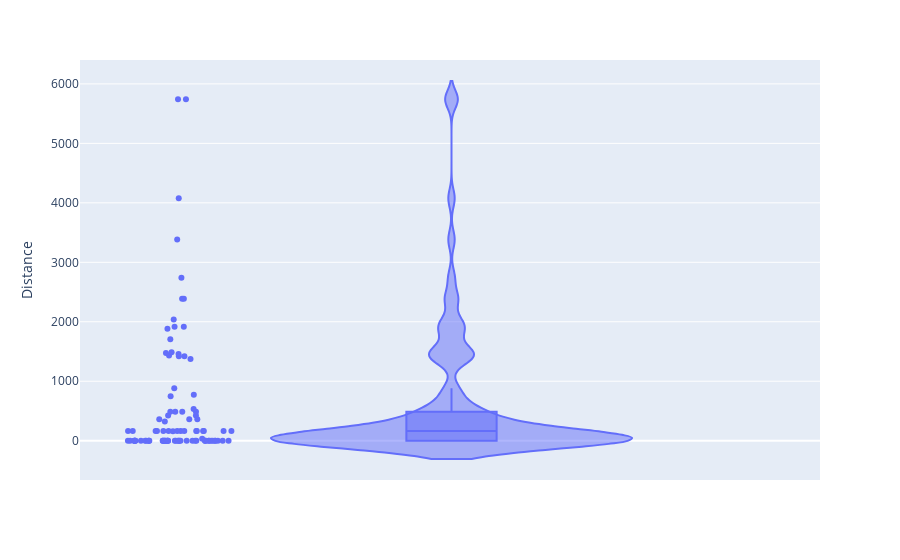
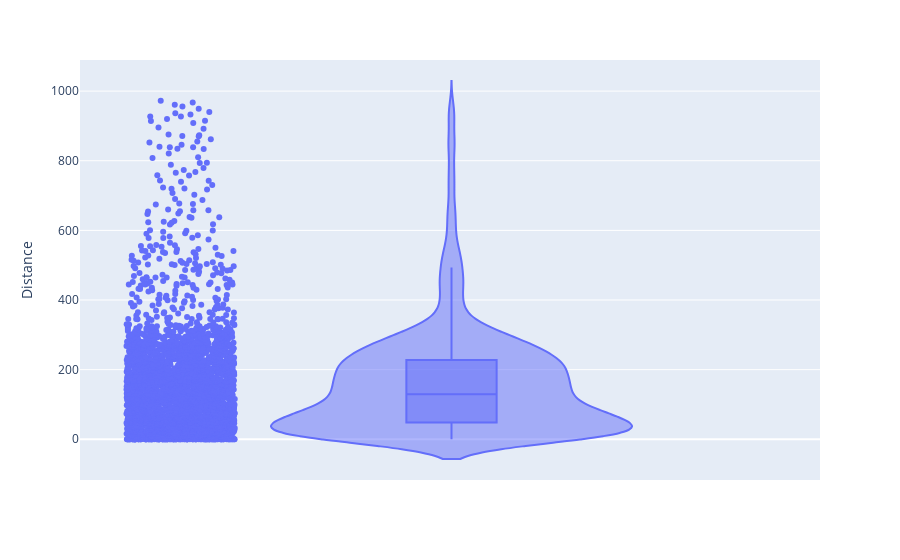

Notebook source saved alongside these figures, in order:
### Code cell
distances_array = calculate_distances_from_reactions(samples_add_loopless_gapsplit, samples_add_loopless_gapsplit_loopless_solutions, ec_cobra_model_biomass_obj_0_opt)
violin_plot_samples_distances(distances_array)


distances_array = calculate_distances_from_samples(samples_add_loopless_gapsplit, samples_add_loopless_gapsplit_loopless_solutions, ec_cobra_model_biomass_obj_0_opt)
violin_plot_samples_distances(distances_array)

### Figure 1 — Plotly figure (JSON) as saved in the notebook; plotly's stock layout.template omitted (floating-point values rounded to 4 significant figures)
{"data": [{"alignmentgroup": "True", "box": {"visible": true}, "hovertemplate": "Distance=%{y}<extra></extra>", "legendgroup": "", "marker": {"color": "#636efa"}, "name": "", "offsetgroup": "", "orientation": "v", "points": "all", "scalegroup": "True", "showlegend": false, "type": "violin", "x0": " ", "xaxis": "x", "y": [1457.0, 2.818e-12, 487.0, 162.3, 487.0, 3.505e-12, 2.407e-12, 162.3, 5.072e-12, 2.711e-12, 2.391e-12, 3.775e-12, 1473.0, 162.3, 162.3, 4077.0, 1373.0, 2.44e-12, 1915.0, 1915.0, 361.3, 1705.0, 3.407e-12, 1881.0, 5.757e-13, 1.783e-12, 1.412e-11, 324.7, 162.3, 162.3, 2386.0, 3.58e-12, 2.143e-12, 162.3, 2386.0, 2.3e-12, 158.8, 361.3, 162.3, 2740.0, 162.3, 162.3, 162.3, 0, 0, 0, 1.392e-11, 0, 0, 0, 0, 0, 0, 0, 7.966e-11, 7.915e-11, 0, 0, 4.644e-12, 1.047e-12, 6.28e-12, 0, 0, 162.3, 1488.0, 5741.0, 5741.0, 33.47, 0, 162.3, 0, 487.0, 162.3, 1.256e-15, 2039.0, 0, 1419.0, 1433.0, 1419.0, 2.246e-12, 487.0, 1.59e-11, 361.3, 425.2, 3.06e-12, 425.2, 0, 773.9, 880.7, 748.3, 162.3, 3382.0, 3.321e-12, 1.325e-12, 532.7], "y0": " ", "yaxis": "y"}], "layout": {"legend": {"tracegroupgap": 0}, "margin": {"t": 60}, "violinmode": "group", "xaxis": {"anchor": "y", "domain": [0, 1]}, "yaxis": {"anchor": "x", "domain": [0, 1], "title": {"text": "Distance"}}}}

### Figure 2 — Plotly figure (JSON) as saved in the notebook; plotly's stock layout.template omitted (floating-point values rounded to 4 significant figures; data arrays with more than 128 entries replaced by an {"elided": "..."} marker saying what was removed)
{"data": [{"alignmentgroup": "True", "box": {"visible": true}, "hovertemplate": "Distance=%{y}<extra></extra>", "legendgroup": "", "marker": {"color": "#636efa"}, "name": "", "offsetgroup": "", "orientation": "v", "points": "all", "scalegroup": "True", "showlegend": false, "type": "violin", "x0": " ", "xaxis": "x", "y": {"elided": "3000 float values"}, "y0": " ", "yaxis": "y"}], "layout": {"legend": {"tracegroupgap": 0}, "margin": {"t": 60}, "violinmode": "group", "xaxis": {"anchor": "y", "domain": [0, 1]}, "yaxis": {"anchor": "x", "domain": [0, 1], "title": {"text": "Distance"}}}}
